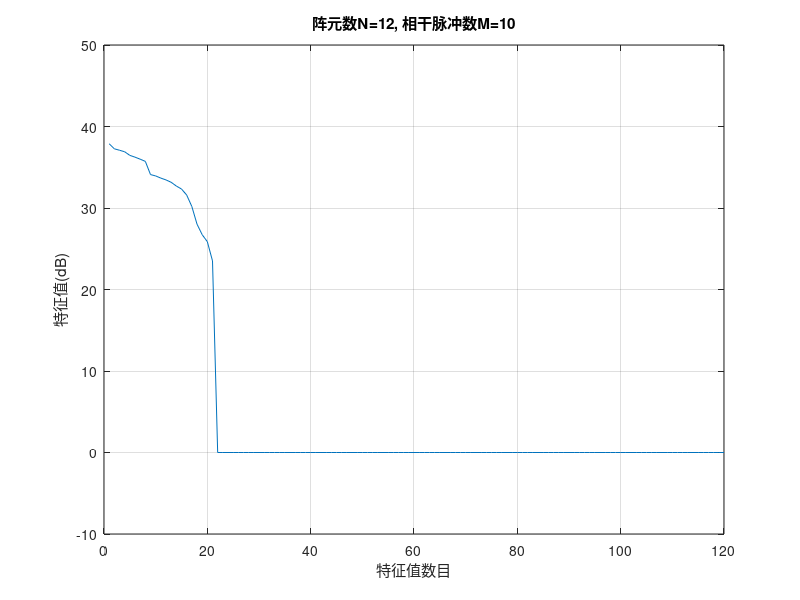
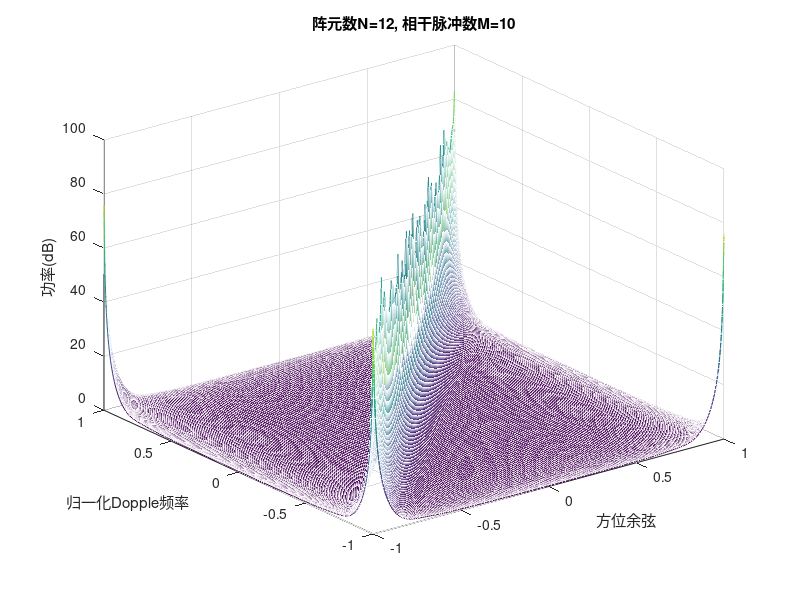
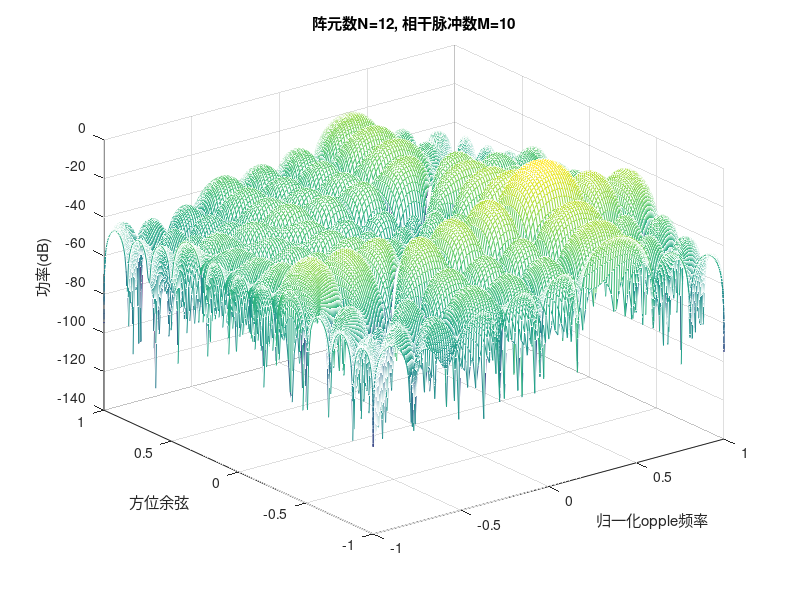
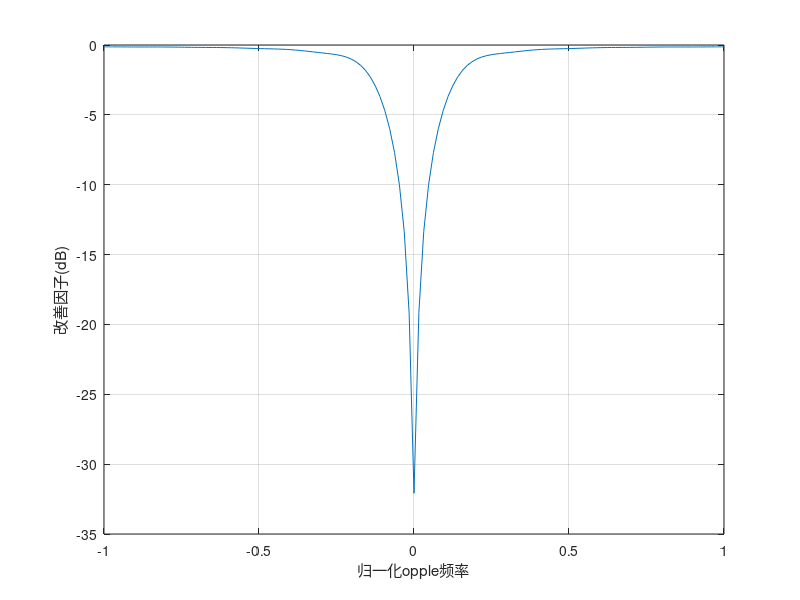

MATLAB code for these plots, in order:
%opt2d.m: 全自由度空时自适应处理
%--------------------------------------------------------------------------
%start         : 2025.11.04  AM 10:21   yunrisheng
%Latest change : 
%--------------------------------------------------------------------------

clear
tic
%杂波仿真参数：pioneer
N = 12;                        % 阵元个数
M = 10;                        % 相干脉冲数
CNR = 30;                      % 杂噪比
beta = 1;                      % 杂波折叠系数(beta = 2*v*T/d)
sita_a = -90:.9:90.;         % 杂波单元个数               
sita = sita_a*pi/180;
[NN N_bin] = size(sita);
%目标参数
sita_t = -25;                  % 目标DOA
omiga_t = 0.4;                 % 目标Doppler
SNR = 0;                       % 信噪比

%空间导向矢量和时间导向矢量
%空间频率和Dopple频率满足 omiga_d = beta * omiga_s
omiga_s = pi*sin(sita);      
omiga_d = beta*omiga_s;       

aN = zeros(N,N_bin);
bN = zeros(M,N_bin);

aN = exp(-j*[0:N-1]'*omiga_s)./sqrt(N);
bN = exp(-j*[0:M-1]'*omiga_d)./sqrt(M);


%目标空时信号
aN_t = zeros(N,1);
bN_t = zeros(M,1);

aN_t = exp(-j*pi*[0:N-1]'*sin(sita_t*pi/180))/sqrt(N);
bN_t = exp(-j*pi*[0:M-1]'*omiga_t)/sqrt(M);

S_t = zeros(M*N,1);
S_t = kron(aN_t,bN_t);

%计算杂波协方差矩阵
R = zeros(M*N,M*N);                     
S = zeros(M*N,N_bin);                   
ksai = 10^(CNR/10)*(randn(1,N_bin)+j*randn(1,N_bin))/sqrt(2);               %服从正态分布的随机幅值，方差为1
for ii = 1:N_bin
    S(:,ii) = kron(aN(:,ii),bN(:,ii));  
    R = R + ksai(ii).*(S(:,ii)*S(:,ii)');       
end

%干扰协方差矩阵，杂噪比为30dB
R = R +eye(M*N);     %CNR = 30dB
inv_R = inv(R);                   %逆矩阵
%求特征值谱
[u s v] = svd(R);                       %特征值分解
figure(1);
plot(10*log10(diag(s)));
title('阵元数N=12, 相干脉冲数M=10');
axis([0 120 -10 50]);
xlabel('特征值数目');
ylabel('特征值(dB)');
grid on

P_f = zeros(N_bin,N_bin);
P_min_var = zeros(N_bin,N_bin);
%求杂波谱
for ii = 1:N_bin
    for jj = 1:N_bin
            SS = kron(aN(:,ii),bN(:,jj));
            P_f(ii,jj) = SS'*R*SS;        %傅氏谱
            P_min_var(ii,jj) = 1./(SS'*inv_R*SS);
    end
end        

%最小方差功率谱
figure(2)
mesh(sin(sita),omiga_d/pi,20*log10(abs(P_min_var)));
title('阵元数N=12, 相干脉冲数M=10');
xlabel('方位余弦');
ylabel('归一化Dopple频率');
zlabel('功率(dB)');
grid on
%空时最优权向量
w_opt = inv(R)*S_t./(S_t'*inv_R*S_t);   
%w_opt = inv(RR)*a_t;

%求最优空时响应
for ii = 1:N_bin
    for jj = 1:N_bin
        SSS = kron(aN(:,ii),bN(:,jj));
        res_opt(ii,jj) = SSS'*w_opt;
    end
end
                      
figure(3)
%[X,Y]=meshgrid(omiga_d/pi,sita_a);
mesh(omiga_d/pi,omiga_d/pi,10*log10(abs(res_opt).^2))
title('阵元数N=12, 相干脉冲数M=10');
xlabel('归一化opple频率');
ylabel('方位余弦');
zlabel('功率(dB)');
grid on
%求最优改善因子
for ii = 1:N_bin
    for jj = 1:N_bin
        SS = kron(aN(:,ii),bN(:,jj));
 %       IF(ii,jj) = SS'*inv_R*SS.*trace(R)./(SS'*SS);
        IF(ii,jj) = SS'*inv_R*SS./(SS'*SS);
    end
end
figure(4)
axis([-1 1 10 55]);
plot(omiga_d/pi,10*log10(abs(IF(101,:))));
xlabel('归一化opple频率');
ylabel('改善因子(dB)');
grid on

toc



disp('分支develop做出修改')
